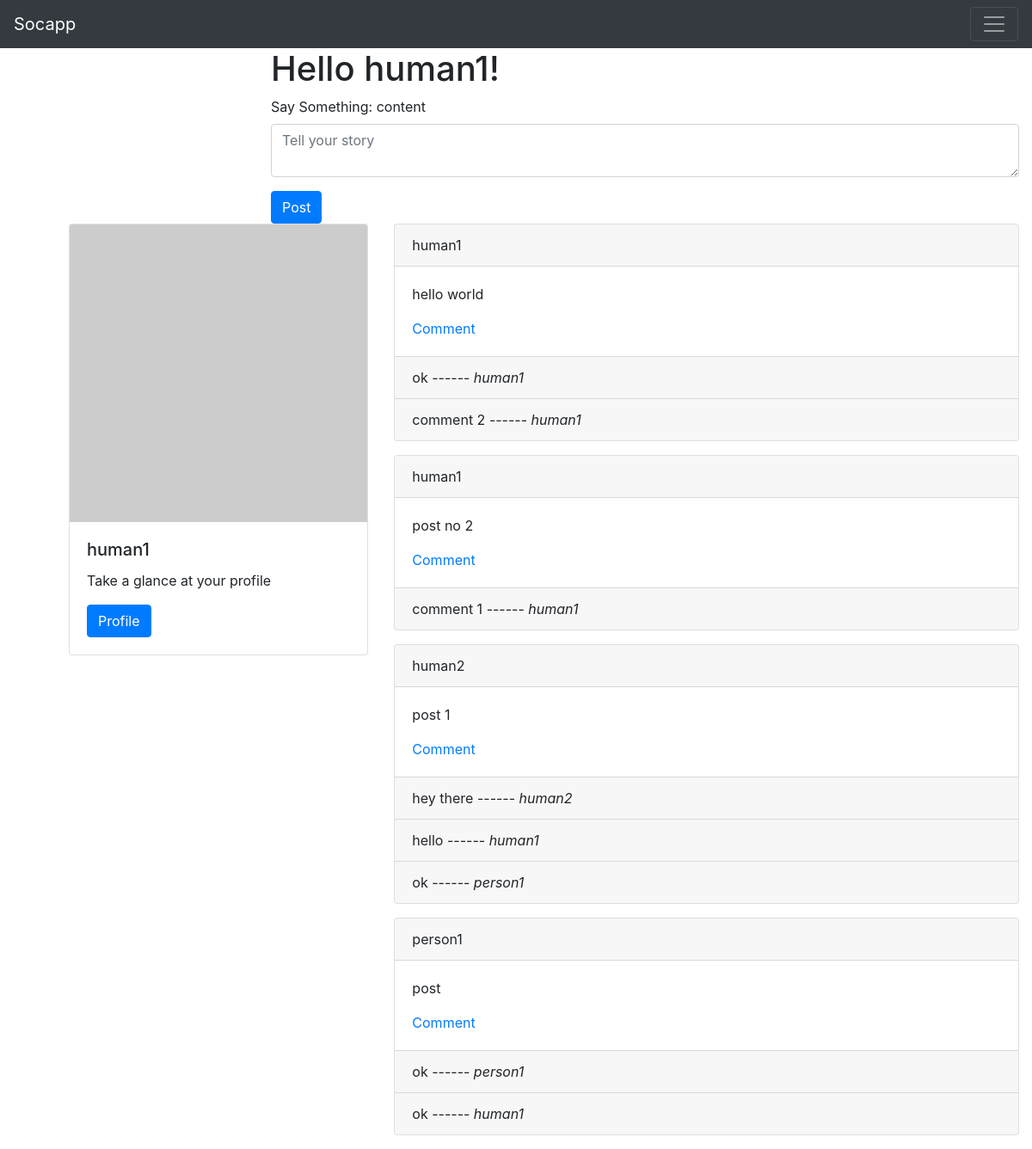
Screenshot of /home (signed in) with the database file from the repository.
### soc_app/models.py (models this page shows, shortened)
class User(db.Model, UserMixin):
    id = db.Column(db.Integer, primary_key=True)
    username = db.Column(db.String(120), unique=True, nullable=False)
    email = db.Column(db.String(120), unique=True, nullable=False)
    password_hash = db.Column(db.String(128))  # Store the hashed password
    bio = db.Column(db.Text)
    posts = db.relationship('Post', backref="user", lazy='dynamic')
    def avatar(self,size):
        return "http://www.gravatar.com/avatar/{}?d=mm&s={}".format(md5(self.email.encode('utf-8')).hexdigest(),size)

class Post(db.Model):
    id = db.Column(db.Integer, primary_key=True)
    posted_by = db.Column(db.String(120))
    content = db.Column(db.Text)
    last_modified = db.Column(db.Date)
    user_id = db.Column(db.Integer, db.ForeignKey('user.id'))  # Foreign key for user association
    comments = db.relationship('Comment', backref = 'post', lazy = 'dynamic')
    @staticmethod
    def latest():
        return Post.query.order_by(desc(Post.last_modified)).all()

class Comment(db.Model):
    id = db.Column(db.Integer, primary_key=True)
    posted_by = db.Column(db.String(120))
    content = db.Column(db.Text)
    post_id = db.Column(db.Integer, db.ForeignKey('post.id'))  # Foreign key for post association

### soc_app/views.py (the view, shortened to what this page needs)
@login_required
@app.route('/home', methods=['GET', 'POST'])
def home():
    form = AddPostForm()
    posts = Post.latest()
    return render_template("home.html", form=form, posts=posts)

### soc_app/forms.py
class AddPostForm(FlaskForm):
    content = TextAreaField('content', validators = [DataRequired()])

### soc_app/views.py (called while the page is built)
@lm.user_loader
def load_user(user_id):
    return User.query.get(user_id)

### soc_app/templates/home.html (shortened to what this page needs)
{% extends "base.html" %}
{% from 'form_macros.html' import render_field %}
{% block content %}
<h1>Hello {{ current_user.username }}!</h1>
<div>
    <form action="" method="POST">
        <div class="form-group">
            <label for="">Say Something:</label>
            {{ render_field(form.content, class="form-control", placeholder="Tell your story") }}
        </div>
        <button type="submit" class="btn btn-primary">Post</button>
    </form>
</div>
<div class="row" style="margin-left: -250px;">
    <div class="col-md-4">
        <div class="card">
            <img class="card-img-top" src="{{ current_user.avatar(128) }}" alt="{{ gravatar }}">
            <div class="card-body">
                <h5 class="card-title">{{ current_user.email }}</h5>
                <p class="card-text">Take a glance at your profile</p>
                <a href="{{ url_for('profile') }}" class="btn btn-primary">Profile</a>
            </div>
        </div>
    </div>
    <div class="col-md-8">
        {% if posts %}
            {% for post in posts %}
                <div class="card mb-3">
                    <div class="card-header">
                        {{ post.posted_by }}
                    </div>
                    <div class="card-body">
                        <p class="card-text">{{ post.content }}</p>
                        <a href="{{ url_for('comment', id=post.id) }}">Comment</a>
                    </div>
                    {% for comment in post.comments %}
                        <div class="card-footer">
                            {{ comment.content }} ------ <em>{{ comment.posted_by }}</em>
                        </div>
                    {% endfor %}
                </div>
            {% endfor %}
        {% else %}
            <p>No posts made.</p>
        {% endif %}
    </div>
</div>
{% endblock %}

### soc_app/templates/base.html (shortened to what this page needs)
<!doctype html>
<html lang="en">
  <head>
    <link rel="stylesheet" href="https://cdn.jsdelivr.net/npm/bootstrap@4.1.3/dist/css/bootstrap.min.css">
  </head>
  <body>
    <nav class="navbar navbar-dark bg-dark">
      <a class="navbar-brand" href="#">Socapp</a>
      <button class="navbar-toggler" type="button" data-toggle="collapse" data-target="#navbarSupportedContent" aria-controls="navbarSupportedContent" aria-expanded="false" aria-label="Toggle navigation">
        <span class="navbar-toggler-icon"></span>
      </button>
    </nav>
    <div class="container-fluid">
      {% if current_user.is_authenticated %}
      <div class="row">
        <div class="col-sm-3">
        </div>
        <div class="col-sm-9">
          {% block content %}
          {% endblock %}
        </div>
      </div>
      {% else %}
      <br/>
      {% block other %}
      {% endblock %}
      {% endif %}
    </div>
  </body>
</html>

### soc_app/templates/form_macros.html (shortened to what this page needs)
{% macro render_field(field)%}
   <tr{% if field.errors %} class = "error" {% endif %}>
    <td>{{field.label}}</td>
    <td>{{ field(**kwargs) | safe}}</td>
   </tr>
{%endmacro%}

### rows the page displays
User: username "human1", email "human1"
Post: posted_by "human1", content "hello world"
Comment: content "ok", posted_by "human1"
Comment: content "comment 2", posted_by "human1"
Post: posted_by "human1", content "post no 2"
Comment: content "comment 1", posted_by "human1"
Post: posted_by "human2", content "post 1"
Comment: content "hey there", posted_by "human2"
Comment: content "hello", posted_by "human1"
Comment: content "ok", posted_by "person1"
Post: posted_by "person1", content "post"
Comment: content "ok", posted_by "person1"
Comment: content "ok", posted_by "human1"

### other values shown
{{ field.label }} "content"
